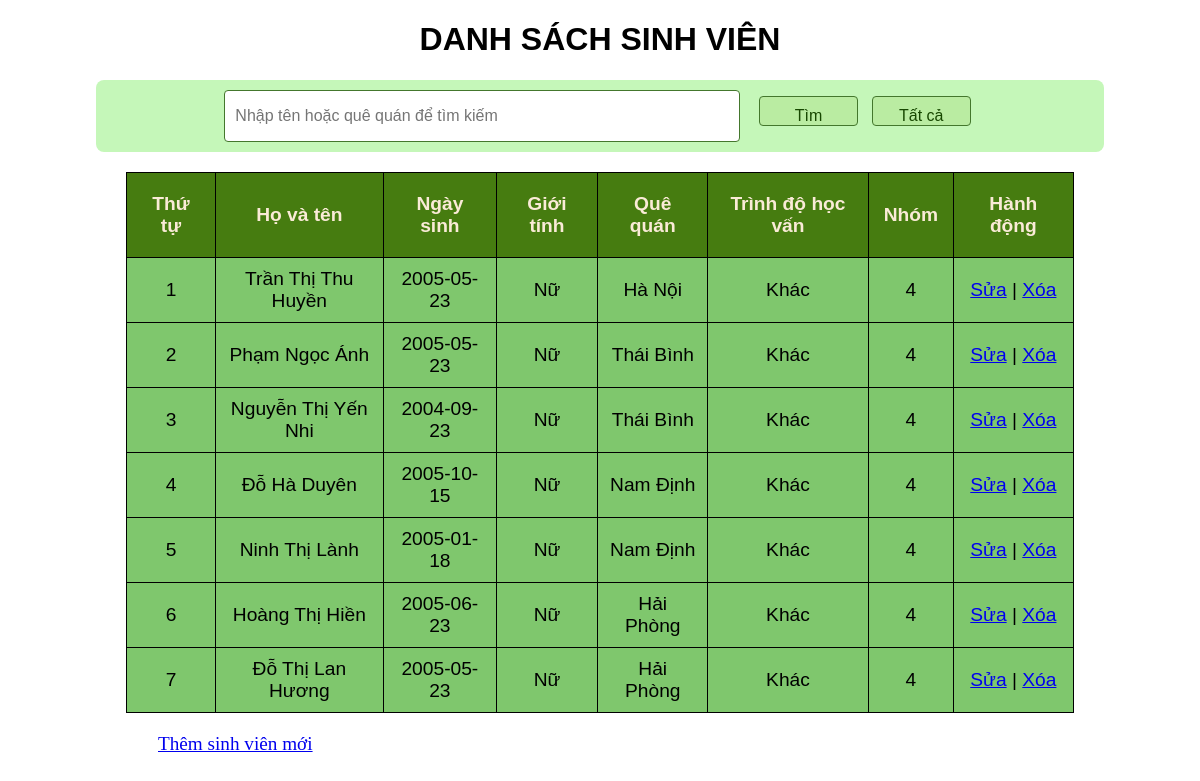
The page / on the database its author committed.
### tables this page shows
CREATE TABLE `table_students` (
  `id` int(11) NOT NULL,
  `fullname` varchar(250) NOT NULL,
  `dob` date NOT NULL,
  `gender` int(11) NOT NULL,
  `hometown` varchar(100) NOT NULL,
  `level` int(11) NOT NULL,
  `group` int(11) NOT NULL
);

### index.php (the view, shortened to what this page needs)
<?php
$bien_con = mysqli_connect("localhost","root","","QLSV_PhamNgocAnh");
if(isset($_GET["search"]) && !empty($_GET["search"])){
    $a = $_GET['search'];
    $sql = "SELECT * FROM table_Students WHERE (fullname LIKE '%$a%')OR (hometown LIKE '%$a%') ";
}else{
    $sql = "SELECT * FROM table_Students";
}
$result = mysqli_query($bien_con,$sql);
?>
<!DOCTYPE html>
<html lang="en">
<head>
    <link rel="stylesheet" href="index.css">
</head>
<body>
    <h1 style="text-align:center;font-family:Arial, Helvetica, sans-serif">DANH SÁCH SINH VIÊN</h1>
    <table class="search" >
        <tr>
            <td>
                <form action="" method="get">
                    <input type="text" name="search" placeholder="Nhập tên hoặc quê quán để tìm kiếm" value="<?php if(isset($_GET['search'])) {echo $_GET['search'];} ?>">
                    <input type="submit" value="Tìm">
                    <input type="button" value="Tất cả" onclick="window.location.href='index.php'">
                </form>
            </td>
        </tr>
    </table>
    <table class="danhsach">
        <tr>
            <th>Thứ tự</th>
            <th>Họ và tên</th>
            <th>Ngày sinh</th>
            <th>Giới tính</th>
            <th>Quê quán</th>
            <th>Trình độ học vấn</th>
            <th>Nhóm</th>
            <th>Hành động</th>
        </tr>
        <tbody>
            <?php
               if($result->num_rows>0){
                while($row = $result->fetch_assoc()){
                    $gender = $row['gender'] == 1 ? 'Nam' : 'Nữ';
                    $level = $row['level'];
                    if($level == 0){
                        $level = "Tiến sĩ";
                    }elseif($level == 1){
                        $level = "Thạc sĩ";
                    }elseif($level == 2){
                        $level = "Kỹ sư";
                    }elseif($level == 3){
                        $level = "Khác";
                    }
                    $id = $row['id'];
                    $fullname = $row['fullname'];
                    $dob = $row['dob'];
                    $hometown = $row['hometown'];
                    $group = $row['group'];
                    ?>
                    <tr>
                    <td><?php echo $id ?> </td>
                    <td><?php echo $fullname ?> </td>
                    <td><?php echo $dob ?> </td>
                    <td><?php echo $gender ?> </td>
                    <td><?php echo $hometown ?> </td>
                    <td><?php echo $level ?> </td>
                    <td><?php echo $group ?> </td>
                    <td>
                    <a href="edit.php?id=<?php echo $id ?> ">Sửa</a> |
                    <a href="delete.php?id=<?php echo $id ?>"  onclick="return confirm ('Bạn có chắc chắn muốn xóa không?')">Xóa</a>
                    </td>
                    <?php
                }
               }
               ?>
        </tbody>
    </table>
    <div class="add">
        <a href="add.php">Thêm sinh viên mới</a>
    </div>
</body>
</html>

### index.css (style rules this page uses)
body { font-size: 16px; }
table.danhsach { width: 80%; border: 1px solid black ; border-collapse: collapse; margin: 20px auto; }
table.danhsach th,table.danhsach td { font-family: Arial, Helvetica, sans-serif; font-size: medium; }
table.danhsach th { border: 1px solid black; border-collapse: collapse; font-weight: 700; padding: 20px 15px; font-size: larger; background-color: rgb(70, 124, 16); color: antiquewhite; }
table.danhsach td { border: 1px solid; border-collapse: collapse; background-color: rgb(127, 199, 109); font-weight: 500; padding: 10px; font-size: larger; text-align: center; }
table.search { text-align: center; margin: 20px auto; border-collapse: collapse; }
table.search td { width: 40%; border: 1px ; background-color: rgb(197, 247, 185); text-align: center; padding: 10px 10px; border-radius: 8px; }
table.search input[type="text"] { padding: 10px 10px; width: 50%; height: 30px; border: 1px solid rgb(68, 119, 45); border-radius: 4px; margin-right: 10px; font-size: medium; }
table.search input[type="submit"], table.search input[type="button"] { padding: 10px 10px; margin: 5px; border: 1px solid rgb(68, 119, 45); background-color: rgb(186, 236, 162); color: rgb(23, 71, 0); border-radius: 4px; cursor: pointer; width: 10%; height: 30px; font-size: medium; }
div.add { font-family: 20px; padding-left: 150px; font-size: larger; }

### rows shown on the page
table_students: id "1", fullname "Trần Thị Thu Huyền", dob "2005-05-23", gender "Nữ", hometown "Hà Nội", level "Khác", group "4"
table_students: id "2", fullname "Phạm Ngọc Ánh", dob "2005-05-23", gender "Nữ", hometown "Thái Bình", level "Khác", group "4"
table_students: id "3", fullname "Nguyễn Thị Yến Nhi", dob "2004-09-23", gender "Nữ", hometown "Thái Bình", level "Khác", group "4"
table_students: id "4", fullname "Đỗ Hà Duyên", dob "2005-10-15", gender "Nữ", hometown "Nam Định", level "Khác", group "4"
table_students: id "5", fullname "Ninh Thị Lành", dob "2005-01-18", gender "Nữ", hometown "Nam Định", level "Khác", group "4"
table_students: id "6", fullname "Hoàng Thị Hiền", dob "2005-06-23", gender "Nữ", hometown "Hải Phòng", level "Khác", group "4"
table_students: id "7", fullname "Đỗ Thị Lan Hương", dob "2005-05-23", gender "Nữ", hometown "Hải Phòng", level "Khác", group "4"
